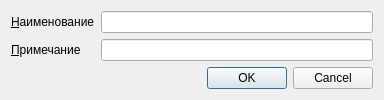
<?xml version="1.0" encoding="UTF-8"?>
<ui version="4.0">
 <class>DialogDivision</class>
 <widget class="QDialog" name="DialogDivision">
  <property name="geometry">
   <rect>
    <x>0</x>
    <y>0</y>
    <width>384</width>
    <height>99</height>
   </rect>
  </property>
  <property name="sizePolicy">
   <sizepolicy hsizetype="Preferred" vsizetype="Maximum">
    <horstretch>0</horstretch>
    <verstretch>0</verstretch>
   </sizepolicy>
  </property>
  <property name="windowTitle">
   <string>Добавление подразделения</string>
  </property>
  <layout class="QFormLayout" name="formLayout">
   <item row="2" column="0" colspan="2">
    <widget class="QDialogButtonBox" name="buttonBox">
     <property name="orientation">
      <enum>Qt::Horizontal</enum>
     </property>
     <property name="standardButtons">
      <set>QDialogButtonBox::Cancel|QDialogButtonBox::Ok</set>
     </property>
    </widget>
   </item>
   <item row="0" column="1">
    <widget class="QLineEdit" name="leTitle"/>
   </item>
   <item row="1" column="0">
    <widget class="QLabel" name="label_2">
     <property name="text">
      <string>&amp;Примечание</string>
     </property>
     <property name="buddy">
      <cstring>leComment</cstring>
     </property>
    </widget>
   </item>
   <item row="1" column="1">
    <widget class="QLineEdit" name="leComment"/>
   </item>
   <item row="0" column="0">
    <widget class="QLabel" name="label">
     <property name="text">
      <string>&amp;Наименование</string>
     </property>
     <property name="buddy">
      <cstring>leTitle</cstring>
     </property>
    </widget>
   </item>
  </layout>
 </widget>
 <resources/>
 <connections>
  <connection>
   <sender>buttonBox</sender>
   <signal>rejected()</signal>
   <receiver>DialogDivision</receiver>
   <slot>reject()</slot>
   <hints>
    <hint type="sourcelabel">
     <x>295</x>
     <y>87</y>
    </hint>
    <hint type="destinationlabel">
     <x>286</x>
     <y>274</y>
    </hint>
   </hints>
  </connection>
 </connections>
</ui>
